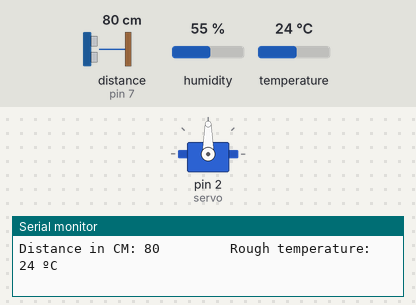
Simulated run of this sketch. Board: Arduino Uno, built with avr-gcc and run on an emulated ATmega328P. Parts: servo, the last lines printed to the serial monitor. Inputs (shaded band) come from the test bench; at power-on: distance to the obstacle (sensor on pin 7) 80 cm, humidity 55 %, temperature 24 °C.

Above: at 0.1 s.
At 0.6 s:
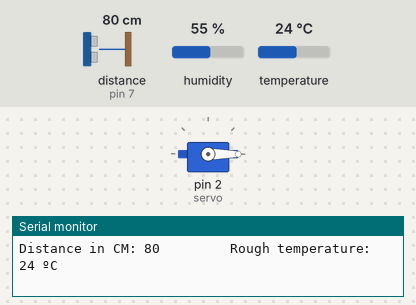
Timing chart, 0 to 2.1 s (numbered marks = the images above):
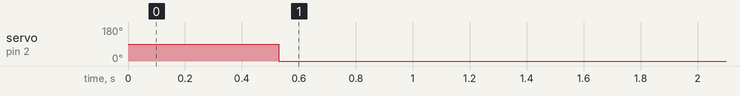

Measured:
- by itself, servo on pin 2 (servo): 90° → 0° at 0.53 s

The sketch:

Refreshing_Robot.ino
```cpp
#include <Servo.h> //Include servo library
Servo servo; //Define servo name
int Spos; //Serpo poition int

#include <DHT.h> //DHT library inclusion
#define DHTTYPE DHT11 //Define DHT type
const int DHTPin = 5; //Define DHT data pin
DHT dht(DHTPin, DHTTYPE); //Configure library

#include <Ultrasonic.h> //Ultrasonic library inclusion
Ultrasonic ultrasonic(8, 7); //Ultrasonic sensor pin setting


const int LED_US = 4; //define Ultrasonic Sensor
const int LED_TS = 3; //define Temperature Sensor

int US_Distance; //Create int for distance value
int TS_Temperature; //Create int for temperature value. Float is not needed.


void setup()
{
  Serial.begin(9600); //Start serial comunication
  dht.begin(); //Start DHT library
  servo.attach(2); //Attach servo to pin 2
}


void loop()
{
  US_Distance = ultrasonic.distanceRead(); //Read distance and store in int value
  TS_Temperature = dht.readTemperature(); //Read temperature and store in int value

  //Interface for serial monitor. Makes it more easy to read.
  Serial.print("Distance in CM: ");
  Serial.print(US_Distance); //Print distance in cm

  Serial.print("         Rough temperature: ");
  Serial.print(TS_Temperature); //Print temperature
  Serial.println(" ºC");

  delay(500);

/*
 * These if statements are written in a compact way since they are very simple.
 */

  //If the distance is less that 50 cm, turn on LED_US. Else, turn it off.
  if( US_Distance < 50 )
    { digitalWrite(LED_US, HIGH); }
  else
    { digitalWrite(LED_US, LOW); }

  //If the temperature is bigger than 27ºC, turn on the LES_TS. Else, turn it off.
  if( TS_Temperature > 27 )
    { digitalWrite(LED_TS, HIGH); }
  else
    { digitalWrite(LED_TS, LOW); }

  //If the temparature is above 30ºC and the distance under 50 cm serco will trigger if not, it will stay at 0º
  if( TS_Temperature > 30 && US_Distance < 50)
    {
     servo.write(60); //Set servo position to 60º
     delay(500); //Wait half a second
     servo.write(0); //Set servo position to 0º
     delay(500); //Wait half a second
    }

  else
  { servo.write(0); } //Stay at 0º

}
```
